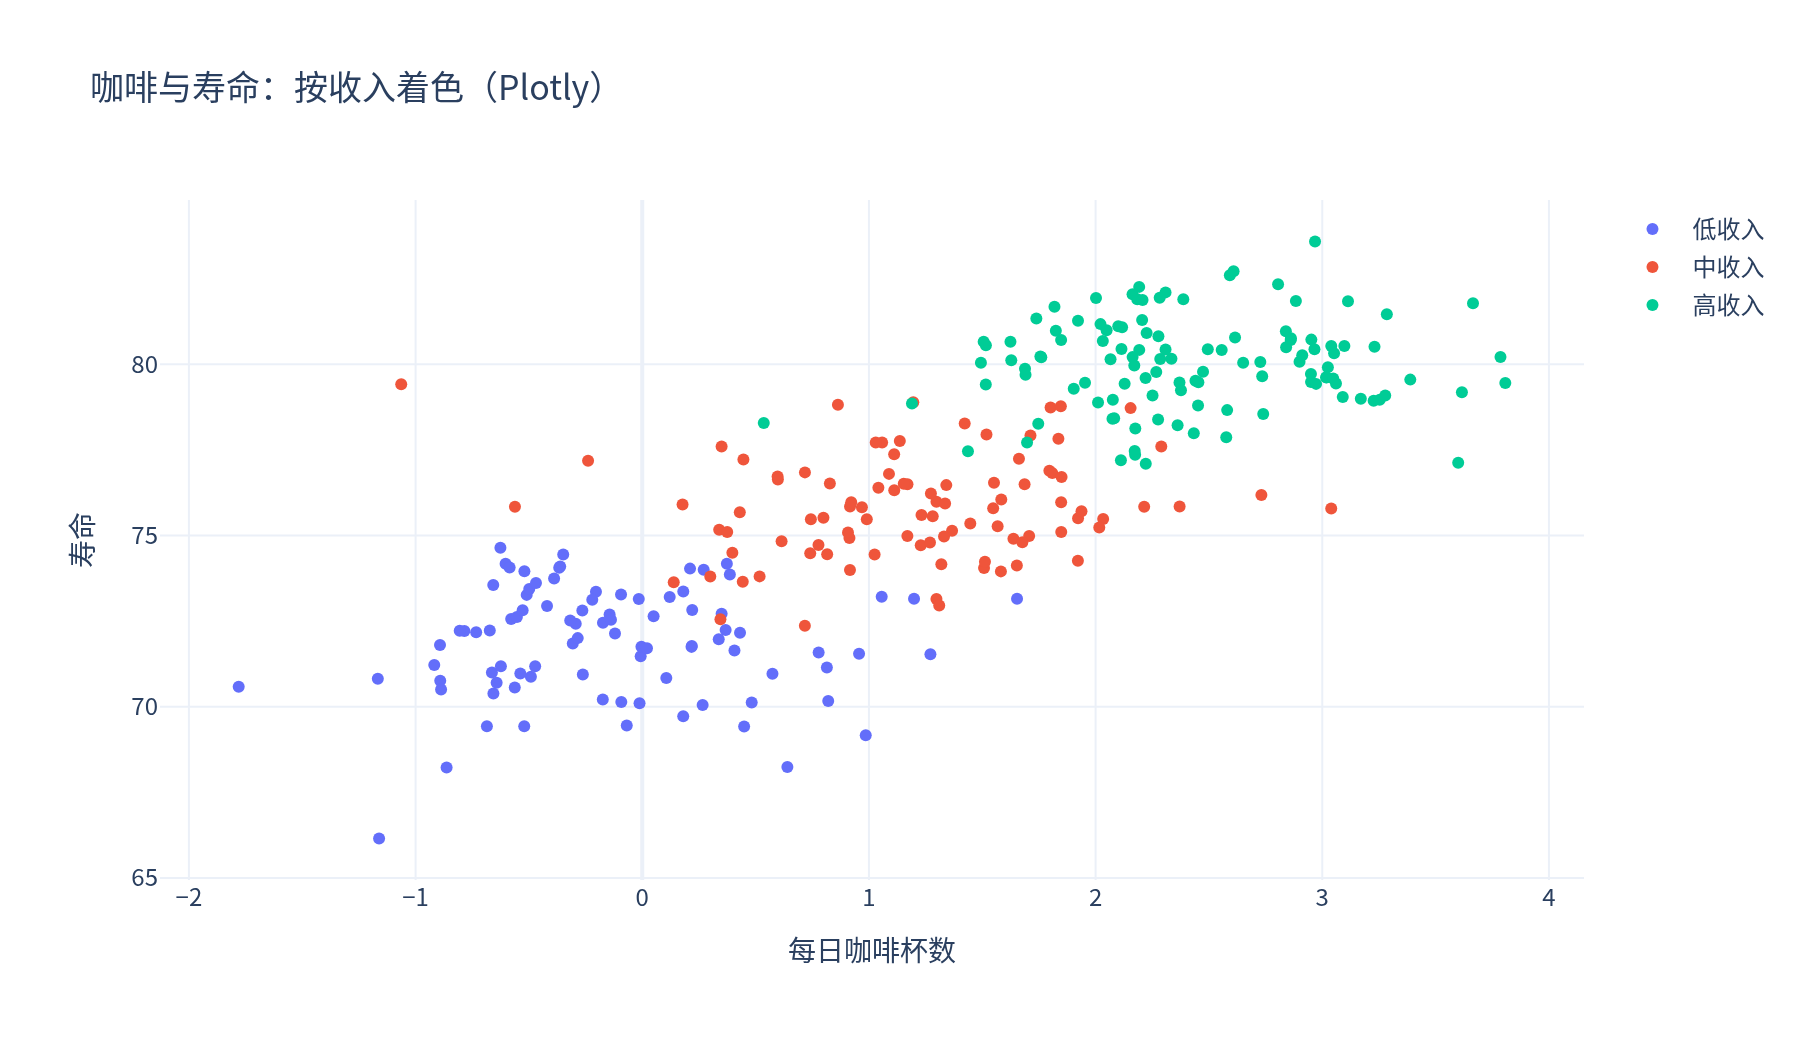

Reproduce this figure in Python.
import numpy as np,plotly.graph_objects as go
rng=np.random.default_rng(0);inc=rng.integers(0,3,300);cof=inc*1.2+rng.normal(0,.6,300);life=72+inc*4+rng.normal(0,1.5,300)
fig=go.Figure();names=['低收入','中收入','高收入']
for g in range(3):
  m=inc==g;fig.add_scatter(x=cof[m],y=life[m],mode='markers',name=names[g])
fig.update_layout(title='咖啡与寿命：按收入着色（Plotly）',xaxis_title='每日咖啡杯数',yaxis_title='寿命',font_family='Noto Sans CJK SC',template='plotly_white',width=900,height=520)
fig.write_html('p2_plotly.html');fig.write_image('p2_plotly.png',scale=2)
